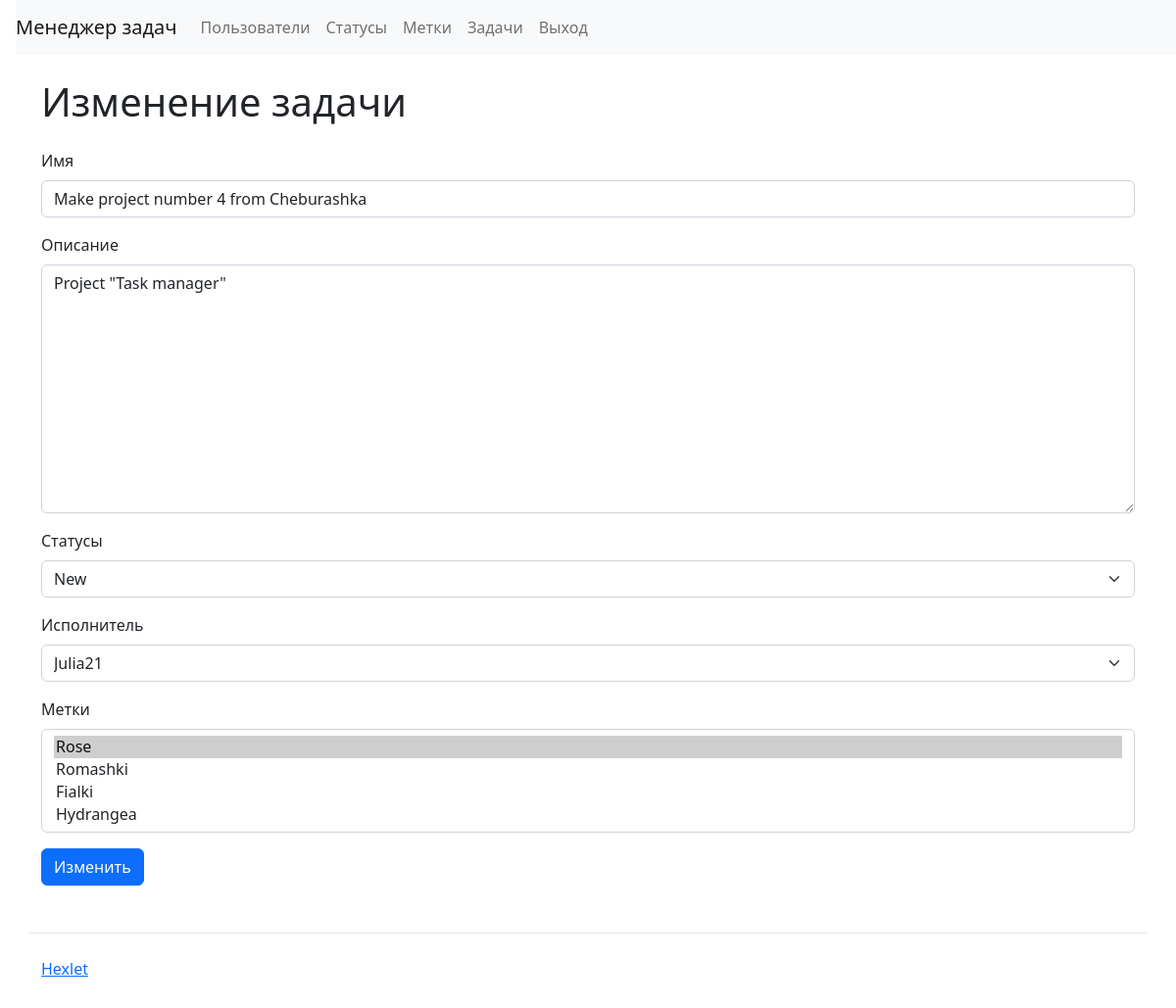
Before: /tasks/2/update/ with the older database file.
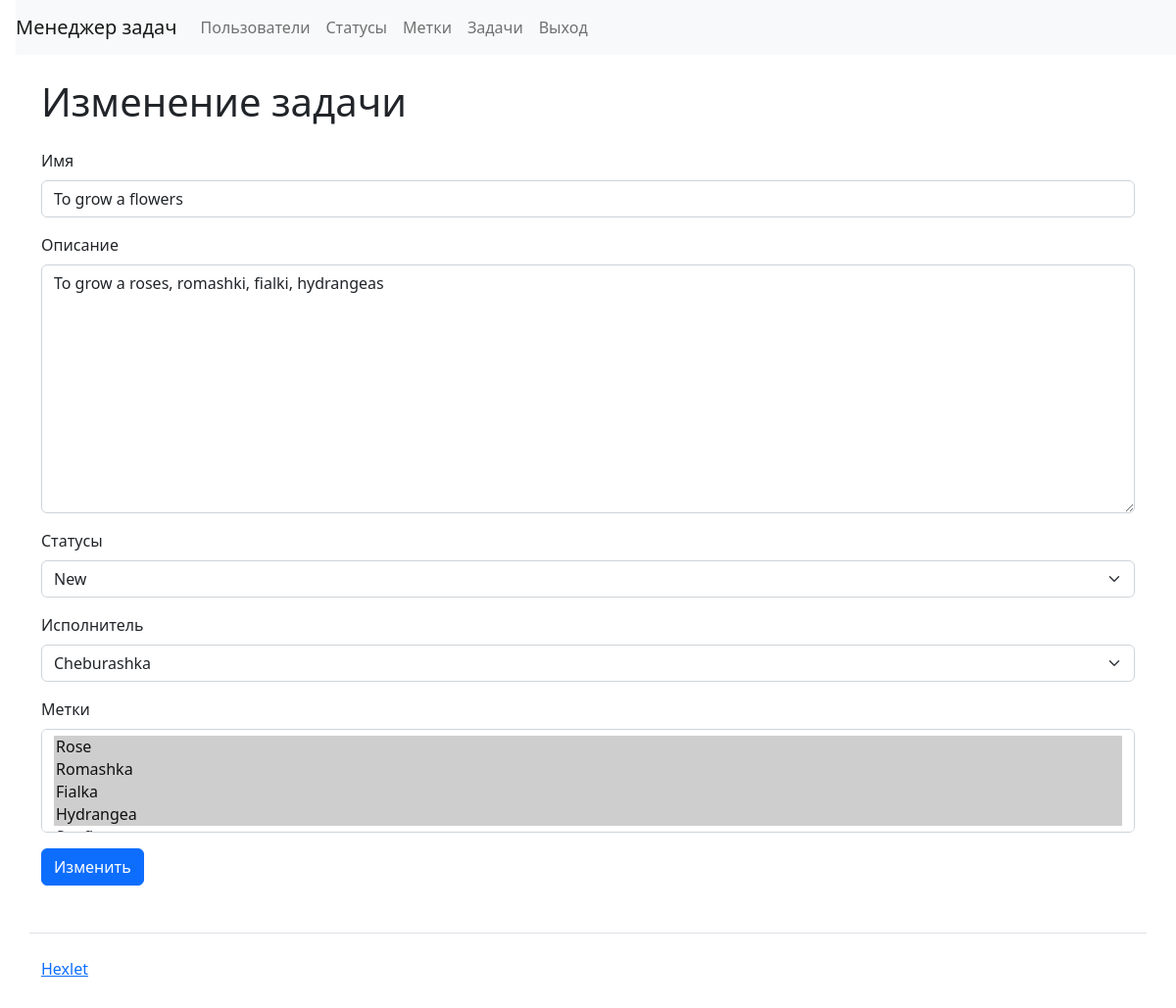
After: the same page with the newer database file.
### task_manager/tasks/models.py (models this page shows, shortened)
class Task(models.Model):
    name = models.CharField(_('Name'), max_length=255, unique=True)
    description = models.TextField(_('Description'), blank=True)
    status = models.ForeignKey(
        Status,
        verbose_name=_('Status'),
        on_delete=models.PROTECT
    )
    author = models.ForeignKey(
        User,
        verbose_name=_('Author'),
        on_delete=models.PROTECT,
        related_name='author'
    )
    executor = models.ForeignKey(
        User,
        verbose_name=_('Executor'),
        on_delete=models.PROTECT,
        null=True,
        blank=True,
        related_name='executor'
    )
    labels = models.ManyToManyField(
        Label,
        through='LabelForTask',
        verbose_name=_('Labels'),
        blank=True
    )
    created_at = models.DateTimeField(_('Date of creation'), auto_now_add=True)

### task_manager/statuses/models.py (models this page shows)
class Status(models.Model):
    name = models.CharField(_("Status"), max_length=255, unique=True)
    timestamp = models.DateTimeField(auto_now_add=True)
    def __str__(self):
        return self.name

### task_manager/labels/models.py (models this page shows)
class Label(models.Model):
    name = models.CharField(_("Name"), max_length=255, unique=True)
    timestamp = models.DateTimeField(auto_now_add=True)
    def __str__(self):
        return self.name

### task_manager/tasks/views.py (the view)
# urls.py: path('<int:pk>/update/', TaskFormUpdateView.as_view(), name='task_update'),
class TaskFormUpdateView(SuccessMessageMixin, UpdateView):
    model = Task
    form_class = TaskForm
    template_name = 'tasks/update.html'
    success_url = reverse_lazy('tasks_index')
    success_message = _('Task successfully changed')

### task_manager/tasks/forms.py
class TaskForm(forms.ModelForm):
    class Meta:
        model = Task
        fields = ['name', 'description', 'status', 'executor', 'labels']

### task_manager/users/models.py (called while the page is built)
    def __str__(self):
        return self.username

### task_manager/templates/tasks/update.html (shortened to what this page needs)
{% extends "base.html" %}
{% load django_bootstrap5 %}
{% load i18n %}
{% block nav %}
{% include "nav_user.html" %}
{% endblock %}
{% block content %}
  <h1 class="my-4">{% translate "Changing task" %}</h1>
  <form method="post">
  {% bootstrap_form form %}
    <input class="btn btn-primary" type="submit" value={% translate "Change" %}>
  </form>
{% endblock %}

Changed rows visible on the page:
changed Task "New": name "Make project number 4 from Cheburashka" → "To grow a flowers"; description "Project \"Task manager\"" → "To grow a roses, romashki, fialki, hydrangeas"; executor "Julia21" → "Cheburashka"
Other visible differences:
form field labels: "Rose ☑ / Romashki / Fialki / Hydrangea" → "Rose ☑ / Romashka ☑ / Fialka ☑ / Hydrangea ☑"
